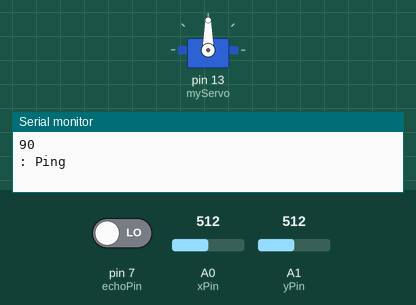
A sketch run on a simulated Arduino Uno, built with avr-gcc and run on an emulated ATmega328P. On the bench: servo, the last lines printed to the serial monitor. Inputs (shaded band) come from the test bench; at power-on: A0 (xPin) = 512, A1 (yPin) = 512, pin 7 (echoPin) LOW.

Above: at 1.2 s.
1.3 s: A0 (xPin) set to 716
At 2.4 s:
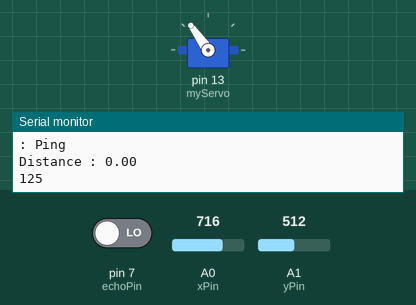
3.5 s: A1 (yPin) set to 900
At 5.2 s:
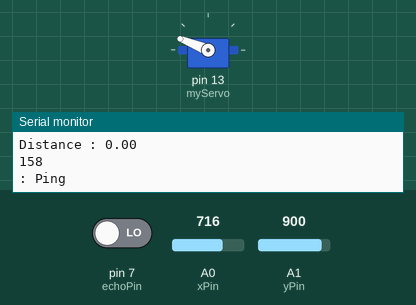
5.5 s: A1 (yPin) set to 1023
At 7.3 s:
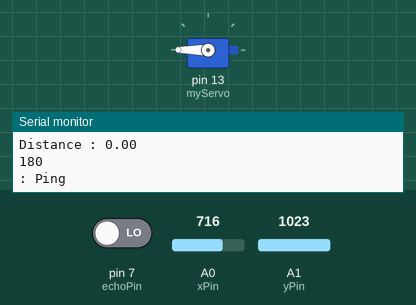
7.6 s: A1 (yPin) set to 716
At 9.2 s:
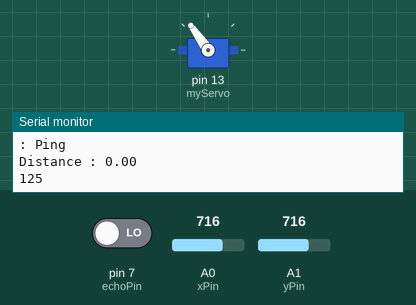
9.6 s: A0 (xPin) set to 900
At 11.0 s:
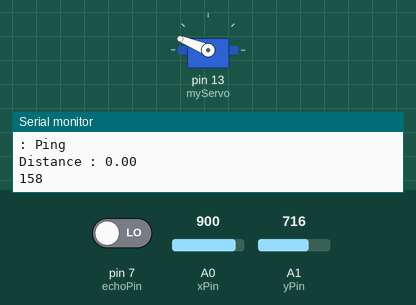
Timing chart, 0 to 12.6 s (numbered marks = the images above; inputs shaded):
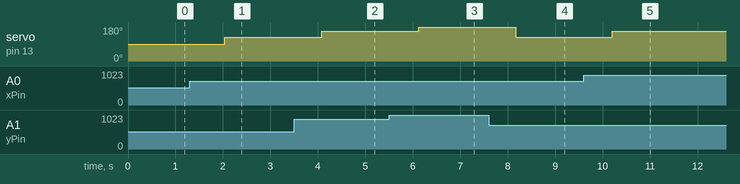

The sketch:

watchtower.ino
```cpp
#include <Servo.h>
Servo myServo;
int servoAngle;
int xPin = A0;
int yPin = A1;
int xVal;
int yVal;
int trigPin = 6;
int echoPin = 7;
float pingTravel;
float distance;


void setup() {
  // put your setup code here, to run once:
  Serial.begin(9600);
myServo.attach(13);
pinMode(13,INPUT);
pinMode(xPin,INPUT);
pinMode(yPin,INPUT);
pinMode(trigPin,OUTPUT);
pinMode(echoPin,INPUT);
}

void loop() {
  // put your main code here, to run repeatedly:
xVal = analogRead(xPin);
yVal = analogRead(yPin);

if(xVal > yVal){
  servoAngle = map(xVal,0,1023,0,180);
  myServo.write(servoAngle);
  Serial.println(servoAngle);
}else {
  servoAngle = map(yVal,0,1023,0,180);
  myServo.write(servoAngle);
  Serial.println(servoAngle);
}

distance = Hc();
Serial.print("Distance : ");
Serial.println(distance);


}

float Hc(){
  digitalWrite(trigPin,LOW);
  delay(10);
  digitalWrite(trigPin,HIGH);
  delay(30);
  digitalWrite(trigPin , LOW);
  pingTravel = pulseIn(echoPin,HIGH);
  //Serial.print(pingTravel);
  Serial.println(": Ping");

  //distance = 343 * (pingTravel/1000000*2);//meters/second-i guess so
  distance = (pingTravel * 0.0343) / 2;//cm / microseconds


  delay(1000);

  return distance;


}
```

Measured:
- after the input at 1.3 s, servo on pin 13 (myServo): 90° → 125° after 0.74 s
- after the input at 3.5 s, servo on pin 13 (myServo): 125° → 158° after 0.58 s
- after the input at 5.5 s, servo on pin 13 (myServo): 158° → 180° after 0.62 s
- after the input at 7.6 s, servo on pin 13 (myServo): 180° → 125° after 0.57 s
- after the input at 9.6 s, servo on pin 13 (myServo): 125° → 158° after 0.61 s
